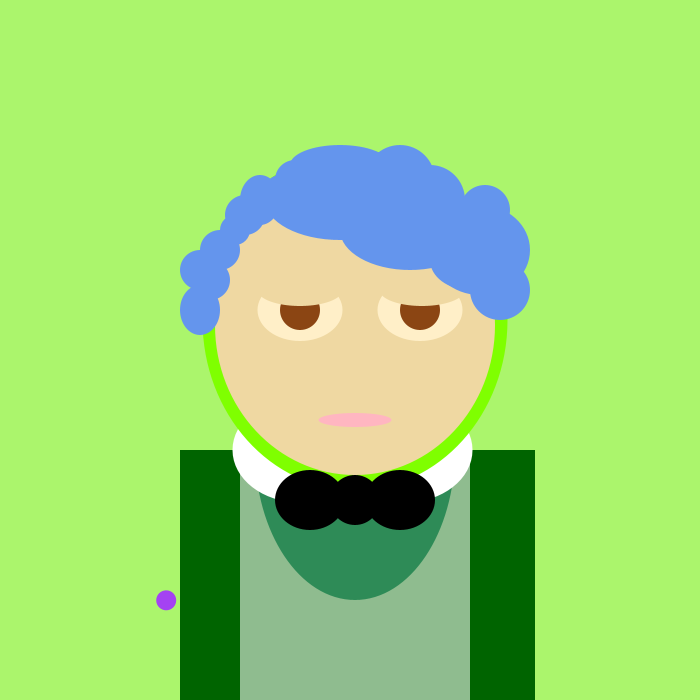
Frame 1 (no input)
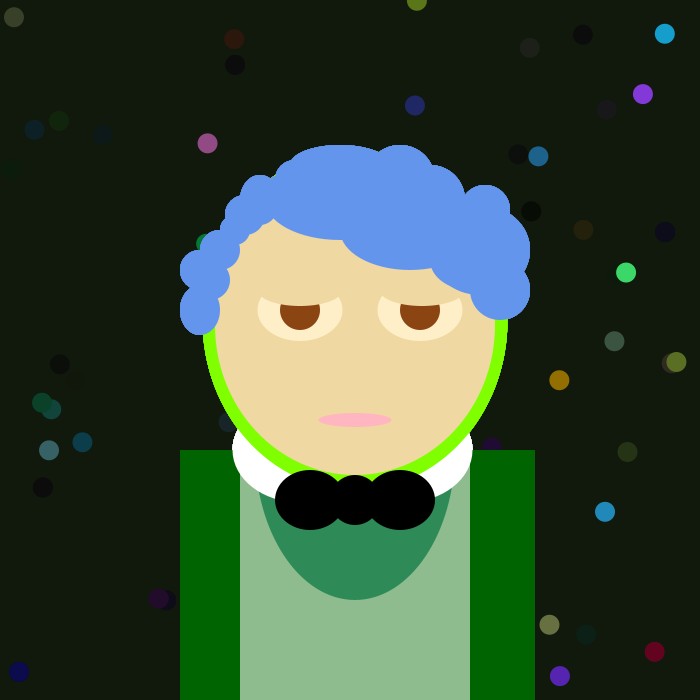
Frame 60 (the mouse pressed at the canvas centre just before this capture)
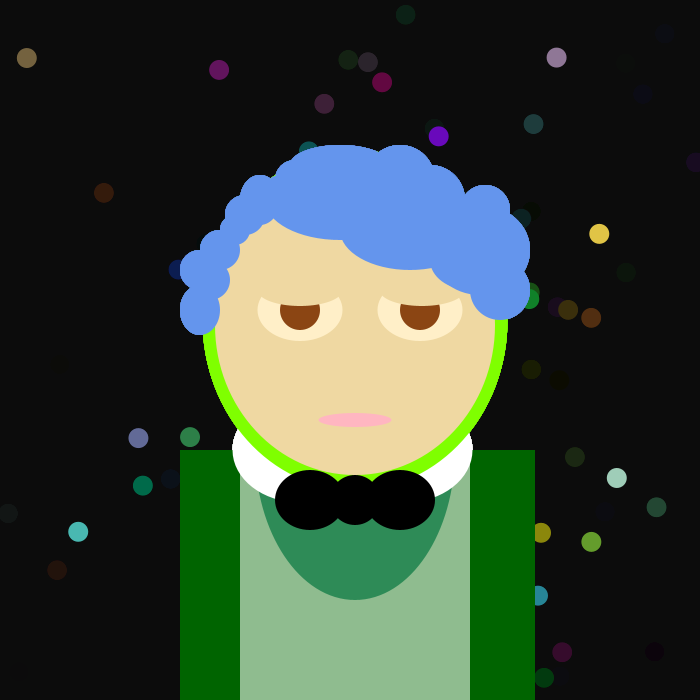
Frame 120 (the mouse held since frame 60 and released just before this capture)

The Processing sketch that drew these frames (run headless with seeded random() and noise(); from frame 60 on, the mouse is pressed at the canvas centre):

// Processing sketch: processing_70536
// ── processing_70536.pde

void setup(){
size(700, 700);
background(178, 255, 112);
}
 
void draw (){
  noStroke();
  
  fill(0, 10);
  rect(0, 0, width, height);

  fill(random(255), random(255), random(255));
  ellipse(random(width), random(height), 20, 20);
  
  //hoodie
  fill(0,100,0); //outside
  rect(180, 450, 355, 400);
  
  fill(143,188,143); //black shirt
  rect(240, 450, 230, 300);
   
  fill(46,139,87); //Shirt
  ellipse(355, 450, 200, 300);
  
  fill(255, 255, 255); //collar
  ellipse(300, 450, 135, 105);
  ellipse(405, 450, 135, 105);
  
  fill(127,255,0); //hood
  ellipse(355, 320, 305, 340);
  
  fill(0); //tie
  ellipse(355, 500, 50, 50);
  ellipse(400, 500, 70, 60);
  ellipse(310, 500, 70, 60);
   
  //head
  fill(239, 216, 162);
  ellipse(355, 325, 280, 300);
   
  //mouth
  fill(255,182,193);
  ellipse(355, 420, 73, 14);
   
  //eyes white
  fill(255, 239, 200);
  ellipse(300, 310, 85, 62);
  ellipse(420, 310, 85, 62);
   
  //eye ball
  fill(139,69,19);
  ellipse(300, 310, 40, 40);
  ellipse(420, 310, 40, 40);
   
  fill(239, 216, 162);
  ellipse(300, 290, 85, 32);
  fill(239, 216, 162);
  ellipse(422, 290, 85, 32);
   
  //hair
  fill(100,149,237);
  ellipse(200, 310, 40, 50);
  ellipse(210, 280, 40, 40);
  ellipse(200, 270, 40, 40);
  ellipse(220, 250, 40, 40);
  ellipse(235, 230, 30, 30);
  ellipse(245, 215, 40, 40);
  ellipse(260, 200, 40, 50);
  ellipse(280, 190, 30, 30);
  ellipse(295, 180, 40, 40);
  ellipse(340, 200, 150, 80);
  ellipse(410, 230, 140, 80);
  ellipse(470, 260, 80, 60);
  ellipse(500, 290, 60, 60);
  ellipse(340, 165, 100, 40);
  ellipse(400, 180, 70, 70);
  ellipse(430, 200, 70, 70);
  ellipse(480, 250, 100, 90);
  ellipse(485, 210, 50, 50);
   
}
